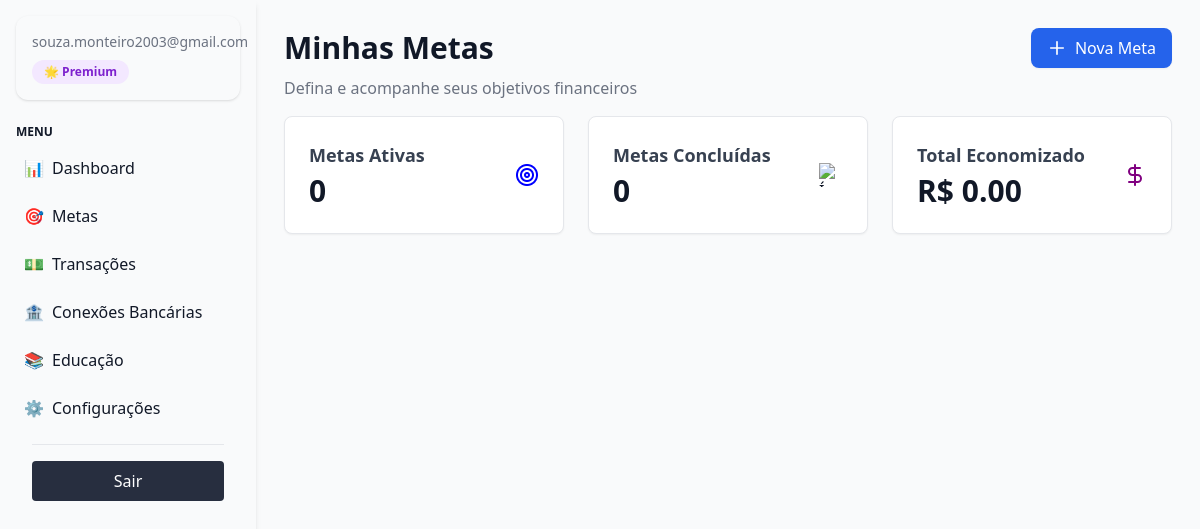
The app's page /educacao/metas/ (signed in), older data.
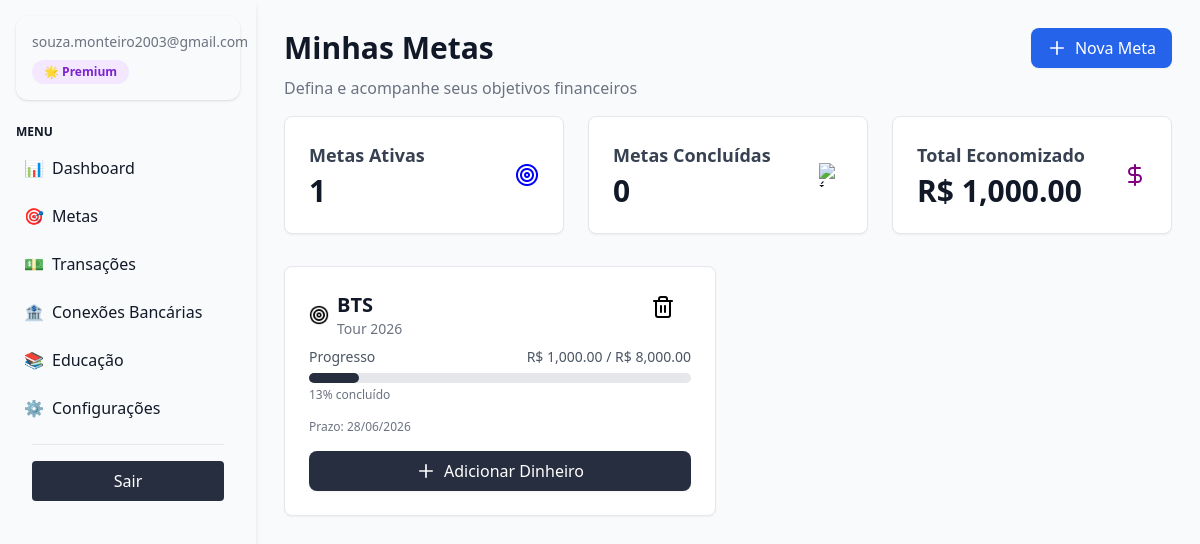
The same page, newer data.
### financas/models.py (models this page shows, shortened)
class Meta(models.Model):
    usuario = models.ForeignKey(User, on_delete=models.CASCADE)
    nome = models.CharField(max_length=200)
    descricao = models.TextField(blank=True)
    valor_alvo = models.DecimalField(max_digits=10, decimal_places=2)
    valor_atual = models.DecimalField(max_digits=10, decimal_places=2, default=Decimal('0.00'))
    data_limite = models.DateField(null=True, blank=True)
    ativa = models.BooleanField(default=True)
    concluida = models.BooleanField(default=False)
    data_criacao = models.DateTimeField(auto_now_add=True)
    def porcentagem_progresso(self):
        if self.valor_alvo > 0:
            return (self.valor_atual / self.valor_alvo) * 100
        return 0

### financas/views.py (the view)
# urls.py: path("metas/", views.metas, name="metas"),
def metas(request):
    metas_do_usuario = Meta.objects.filter(usuario=request.user).order_by('ativa', 'data_limite')
    metas_ativas_count = metas_do_usuario.filter(ativa=True, concluida=False).count()
    metas_concluidas_count = metas_do_usuario.filter(concluida=True).count()
    total_economizado = metas_do_usuario.aggregate(total=Sum('valor_atual'))['total'] or 0
    context = {
        'metas': metas_do_usuario,
        'metas_ativas_count': metas_ativas_count,
        'metas_concluidas_count': metas_concluidas_count,
        'total_economizado': total_economizado
    }
    return render(request, 'financas/metas.html', context)

### financas/templates/financas/metas.html (shortened to what the changed rows need)
{% extends "financas/base.html" %}
{% load static %}
{% load humanize %}
{% block content %}
<div class="container mx-auto p-1">
    <div class="flex justify-between items-center mb-2">
        <h1 class="text-3xl font-bold">Minhas Metas</h1>
    </div>
    <div class="grid grid-cols-1 md:grid-cols-3 gap-6 mb-8">
        <div class="bg-white p-6 rounded-lg shadow-sm border border-gray-200 flex items-center justify-between">
            <div>
                <h2 class="text-lg font-semibold text-gray-700">Metas Ativas</h2>
                <p class="text-3xl font-bold mt-1">{{ metas_ativas_count }}</p>
            </div>
        </div>
        <div class="bg-white p-6 rounded-lg shadow-sm border border-gray-200 flex items-center justify-between">
            <div>
                <h2 class="text-lg font-semibold text-gray-700">Metas Concluídas</h2>
            </div>
        </div>
        <div class="bg-white p-6 rounded-lg shadow-sm border border-gray-200 flex items-center justify-between">
            <div>
                <h2 class="text-lg font-semibold text-gray-700">Total Economizado</h2>
                <p class="text-3xl font-bold mt-1">R$ {{ total_economizado|floatformat:2|intcomma }}</p>
            </div>
        </div>
    </div>
    <div class="grid grid-cols-1 md:grid-cols-2 gap-6">
        {% for meta in metas %}
        <div class="bg-white p-6 rounded-lg shadow-sm border border-gray-200">
            <div class="flex justify-between items-start mb-2">
                <div class="flex items-center gap-2">
                    <div class="">
                        <img src="{% static 'img/target (1).png' %}" alt="Ícone de Meta" class="w-5 h-5">
                    </div>
                    <div>
                        <h3 class="text-xl font-bold">{{ meta.nome }}</h3>
                        <p class="text-sm text-gray-500">{{ meta.descricao }}</p>
                    </div>
                </div>
                <div class="flex items-center gap-2">
                    <img src="{% static 'img/trash-2.png' %}"
                    <span class="text-xs font-medium px-2 py-1 rounded-full
                        {% if meta.concluida %}Concluída{% else %}Ativa{% endif %}
                    </span>
                    <button>
                        <svg xmlns="http://www.w3.org/2000/svg" fill="none" viewBox="0 0 24 24" stroke-width="1.5" stroke="currentColor" class="w-6 h-6 text-gray-400 hover:text-red-500 transition-colors">
                </div>
            </div>
            <div class="mb-4">
                <div class="flex justify-between text-sm text-gray-600 font-medium">
                    <span>Progresso</span>
                    <span>R$ {{ meta.valor_atual|floatformat:2|intcomma }} / R$ {{ meta.valor_alvo|floatformat:2|intcomma }}</span>
                </div>
                <div class="w-full bg-gray-200 rounded-full h-2.5 mt-1.5">
                    <div class="bg-[#272e3f] h-2.5 rounded-full" style="width: {{ meta.porcentagem_progresso|default:0|floatformat:0|add:'0' }}%"></div>
                </div>
                <p class="text-xs text-gray-500 mt-1">{{ meta.porcentagem_progresso|floatformat:0 }}% concluído</p>
            </div>
            <p class="text-xs text-gray-500">Prazo: {{ meta.data_limite|date:"d/m/Y" }}</p>
            <button class="mt-4 flex items-center justify-center gap-2 w-full px-4 py-2 bg-[#272e3f] text-[#ffffff] rounded-lg shadow-sm hover:bg-[#56658b] transition-colors">
                <svg xmlns="http://www.w3.org/2000/svg" fill="none" viewBox="0 0 24 24" stroke-width="2" stroke="currentColor" class="w-5 h-5">
                    <path stroke-linecap="round" stroke-linejoin="round" d="M12 4.5v15m7.5-7.5h-15" />
                </svg>
                Adicionar Dinheiro
            </button>
        </div>
    {% endfor %}
    </div>
</div>
{% endblock %}

Row changes from the older to the newer data that the page shows:
added Meta: nome "BTS", descricao "Tour 2026", valor_atual "1,000.00", valor_alvo "8,000.00", porcentagem_progresso "13", data_limite "28/06/2026"
Text that changed along with them:
{{ metas_ativas_count }}: "0" → "1"
{{ total_economizado|floatformat:2|intcomma }}: "0.00" → "1,000.00"
